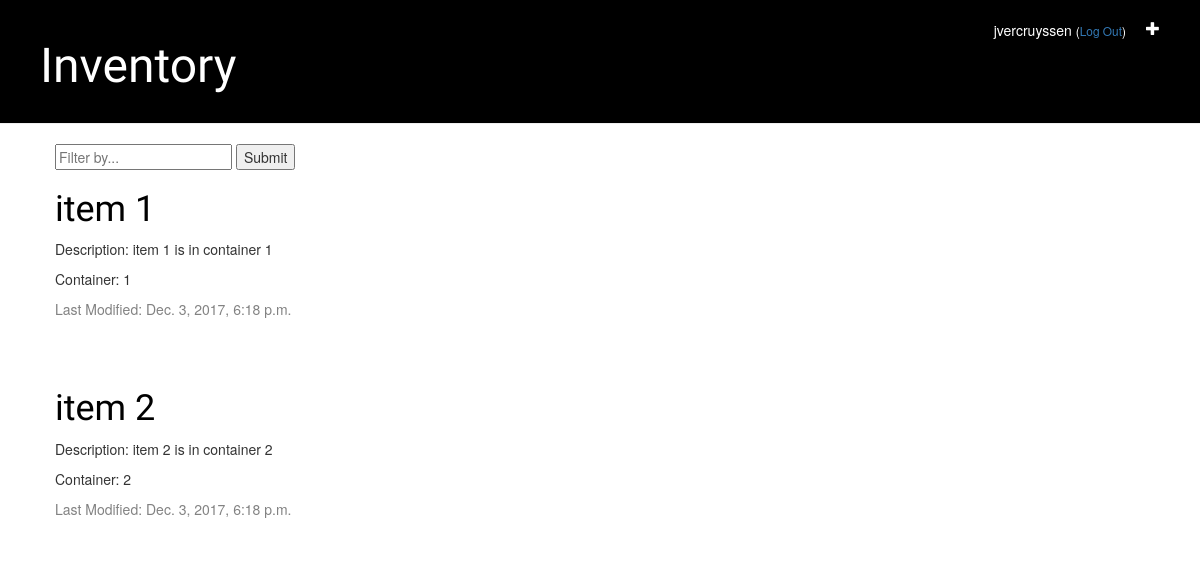
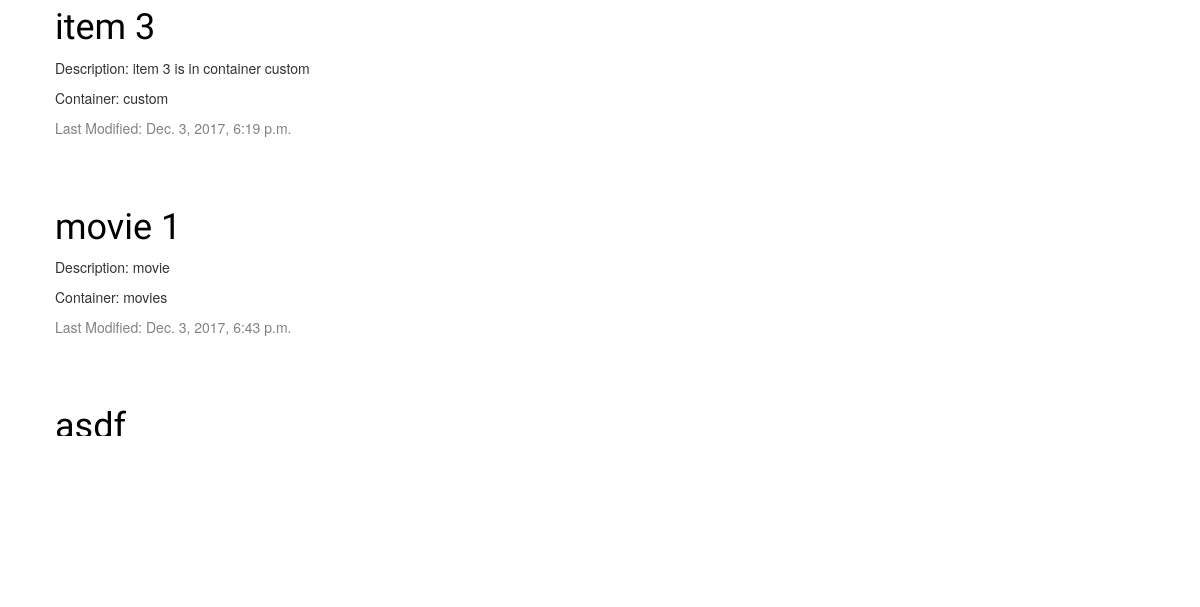
Before: / (signed in) with the older database file (2 pictures, top to bottom).
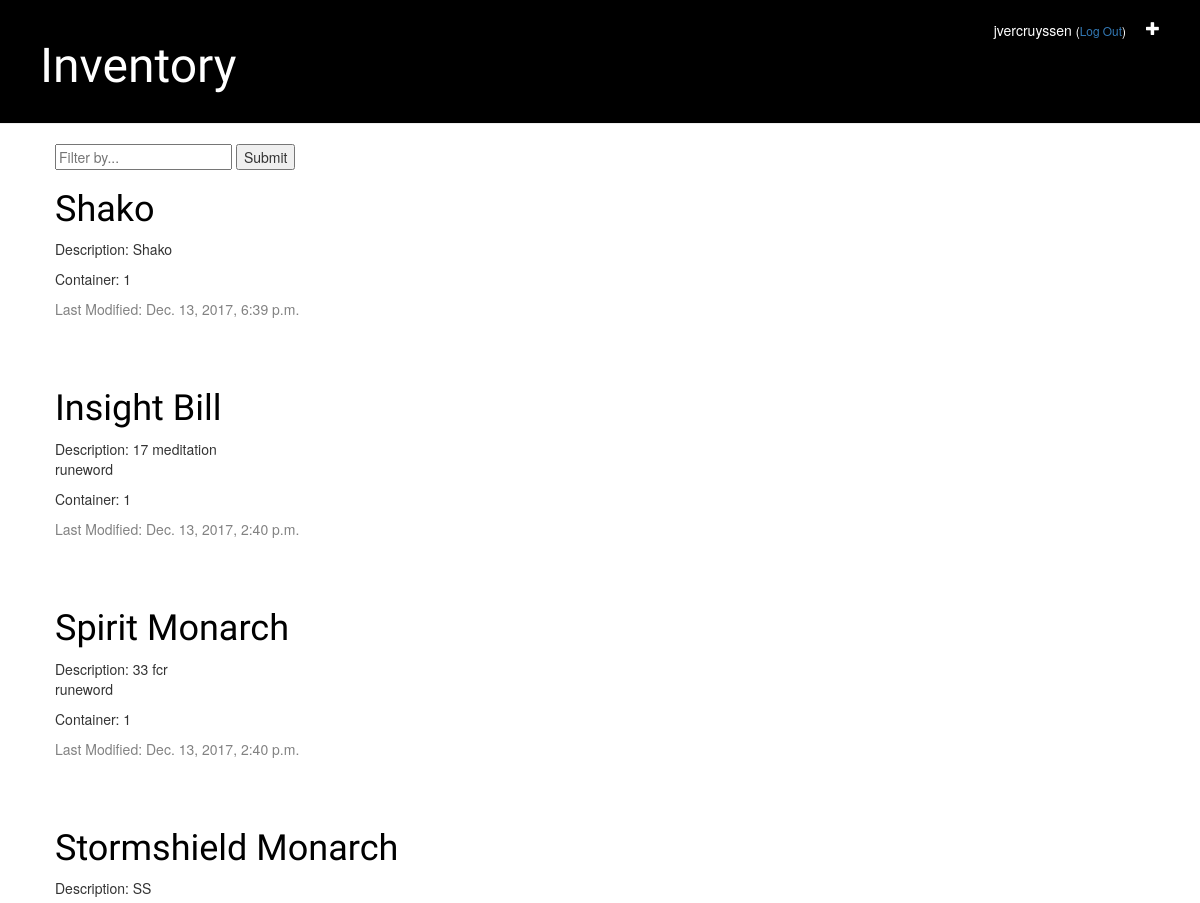
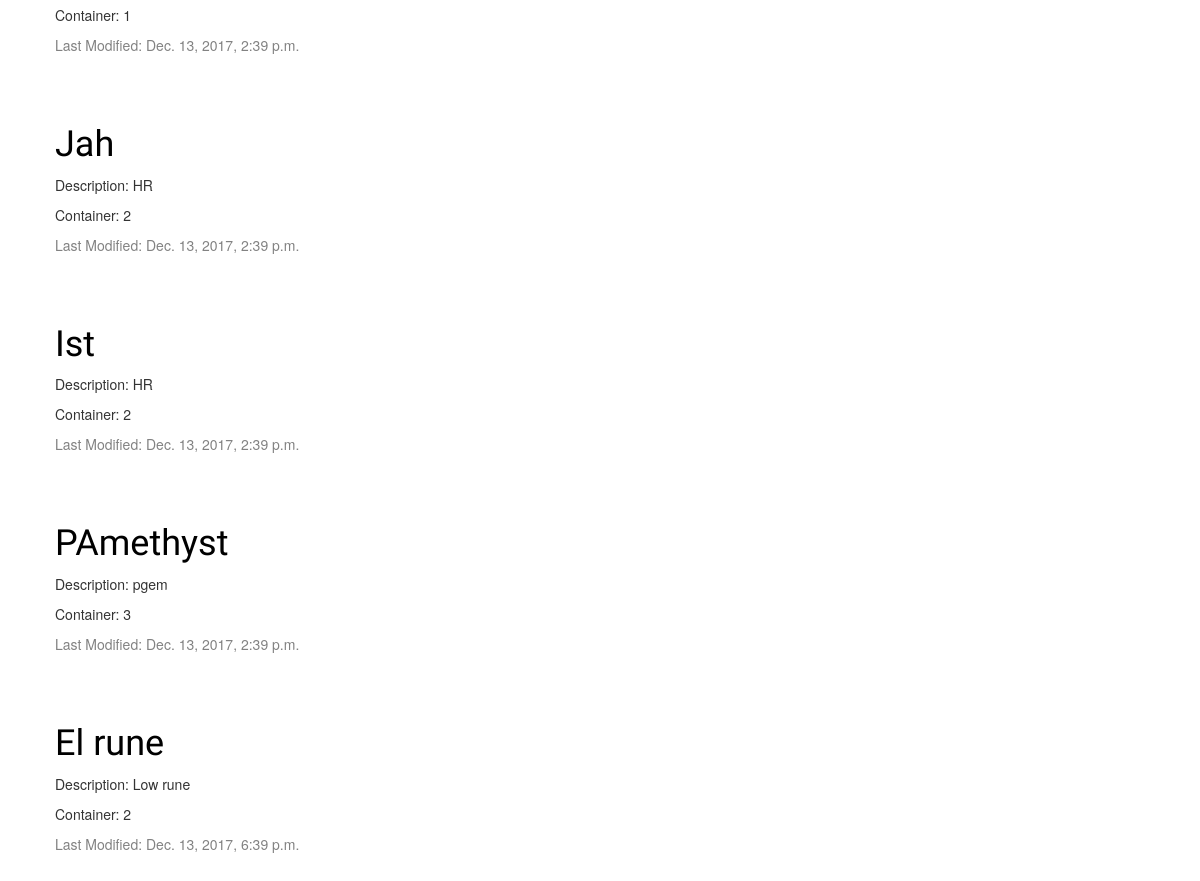
After: the same page with the newer database file (2 pictures, top to bottom).
### inventory/models.py (models this page shows, shortened)
class Item(models.Model):
    owner = models.ForeignKey('auth.User')
    title = models.CharField(max_length=200)
    description = models.TextField()
    container = models.CharField(max_length=100, default="None")
    created_date = models.DateTimeField(default=timezone.now)

### inventory/views.py (the view)
# urls.py: url(r'^$', views.item_list, name='item_list'),
@login_required
def item_list(request):
    if request.method == 'GET':
        search_query = request.GET.get('search_box', "")
        items = Item.objects.filter(Q(container__icontains=search_query) | Q(description__icontains=search_query) | Q(title__icontains=search_query), owner=request.user)
    return render(request, 'inventory/item_list.html', {'items': items})

### inventory/templates/inventory/item_list.html
{% extends 'inventory/base.html' %}
{% block content %}
    <form type="get" action="." style="margin: 0">
      <input id="search_box" type="text" name="search_box" placeholder="Filter by...">
      <button id="search_submit" type="submit">Submit</button>
    </form>
    {% for item in items %}
        <div class="item">
            <h1><a href="{% url 'item_detail' pk=item.pk %}">{{ item.title }}</a></h1>
            <p>Description: {{ item.description|linebreaksbr }}</p>
            <p>Container: {{ item.container|linebreaksbr }}</p>
            <div class="date">
                <p>Last Modified: {{ item.created_date }}</p>
            </div>
        </div>
    {% endfor %}
{% endblock %}

### inventory/templates/inventory/base.html (shortened to what this page needs)
{% load staticfiles %}
<html>
    <head>
        <link rel="stylesheet" href="https://maxcdn.bootstrapcdn.com/bootstrap/3.3.6/css/bootstrap.min.css">
        <link rel="stylesheet" href="{% static 'css/inventory.css' %}">
    </head>
    <body>
        <div class="page-header">
            {% if user.is_authenticated %}
                <a href="{% url 'item_new' %}" class="top-menu"><span class="glyphicon glyphicon-plus"></span></a>
                <p class="top-menu">{{ user.username }} <small>(<a href="{% url 'logout' %}">Log Out</a>)</small></p>
            {% else %}
                <a href="{% url 'login' %}" class="top-menu"><span class="glyphicon glyphicon-lock"></span></a>
            {% endif %}
            <h1><a href="/">Inventory</a></h1>
        </div>
        <div class="content container">
            <div class="row">
                <div class="col-md-8">
                {% block content %}
                {% endblock %}
                </div>
            </div>
        </div>
    </body>
</html>

### inventory/static/css/inventory.css (style rules this page uses)
.page-header { background-color: #000000; margin-top: 0; padding: 20px 20px 20px 40px; }
.page-header h1, .page-header h1 a, .page-header h1 a:visited, .page-header h1 a:active { color: #ffffff; font-size: 36pt; text-decoration: none; }
.content { margin-left: 40px; }
h1, h2, h3, h4 { font-family: 'Orbitron', sans-serif; }
.date { color: #828282; }
.top-menu, .top-menu:hover, .top-menu:visited { color: #ffffff; float: right; font-size: 26 pt; margin-right: 20px; }
.item { margin-bottom: 70px; }
.item h1 a, .item h1 a:visited { color: #000000; }

Changed rows visible on the page:
removed Item: title "item 1", description "item 1 is in container 1", container "1", created_date "Dec. 3, 2017, 6:18 p.m."
removed Item: title "item 2", description "item 2 is in container 2", container "2", created_date "Dec. 3, 2017, 6:18 p.m."
removed Item: title "item 3", description "item 3 is in container custom", container "custom", created_date "Dec. 3, 2017, 6:19 p.m."
removed Item: title "movie 1", description "movie", container "movies", created_date "Dec. 3, 2017, 6:43 p.m."
removed Item: title "asdf"
added Item: title "Shako", description "Shako", container "1", created_date "Dec. 13, 2017, 6:39 p.m."
added Item: title "Insight Bill", description "17 meditation runeword", container "1", created_date "Dec. 13, 2017, 2:40 p.m."
added Item: title "Spirit Monarch", description "33 fcr runeword", container "1", created_date "Dec. 13, 2017, 2:40 p.m."
added Item: title "Stormshield Monarch", description "SS", container "1", created_date "Dec. 13, 2017, 2:39 p.m."
added Item: title "Jah", description "HR", container "2", created_date "Dec. 13, 2017, 2:39 p.m."
added Item: title "Ist", description "HR", container "2", created_date "Dec. 13, 2017, 2:39 p.m."
added Item: title "PAmethyst", description "pgem", container "3", created_date "Dec. 13, 2017, 2:39 p.m."
added Item: title "El rune", description "Low rune", container "2", created_date "Dec. 13, 2017, 6:39 p.m."
